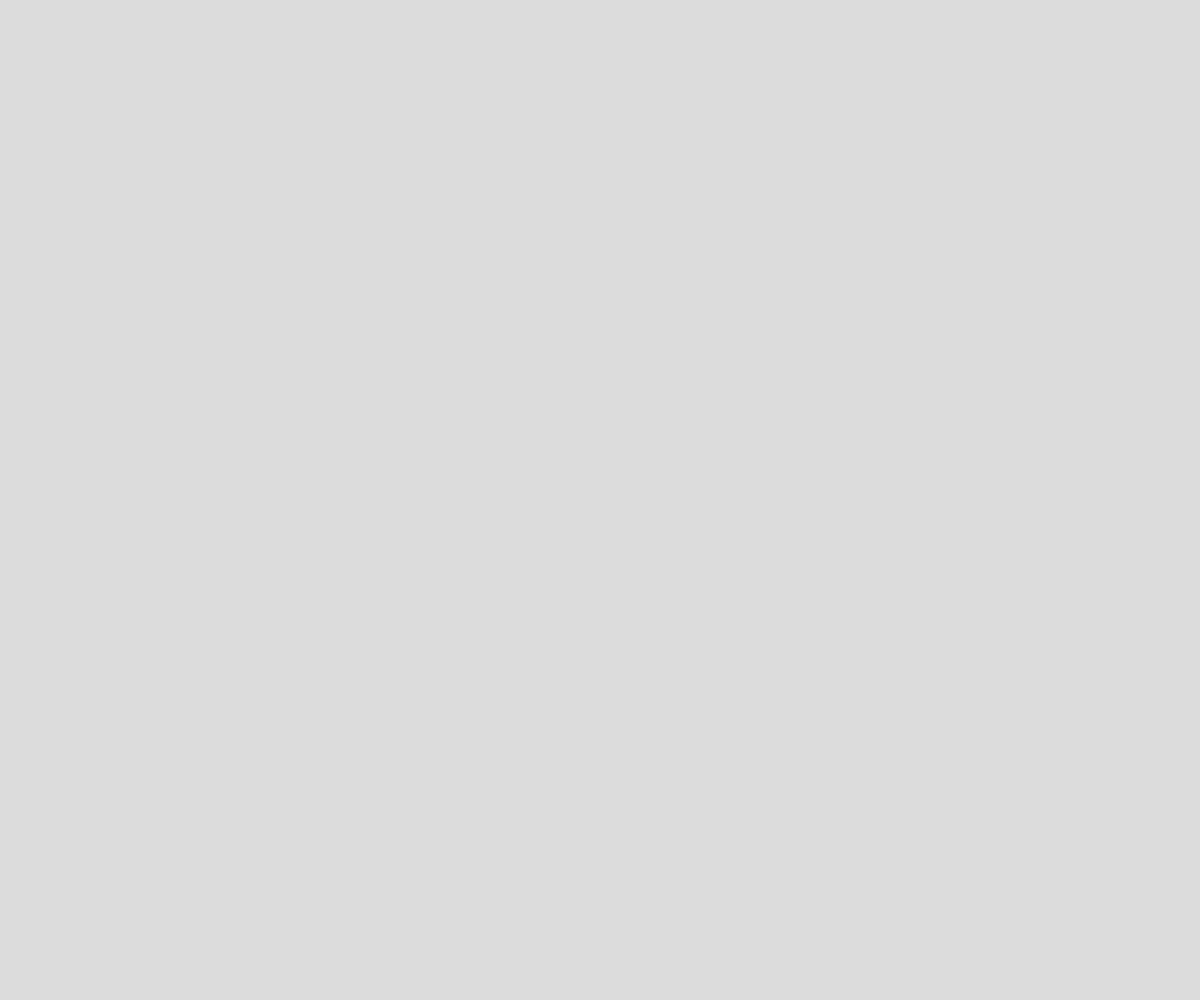
Frame 1 (no input)
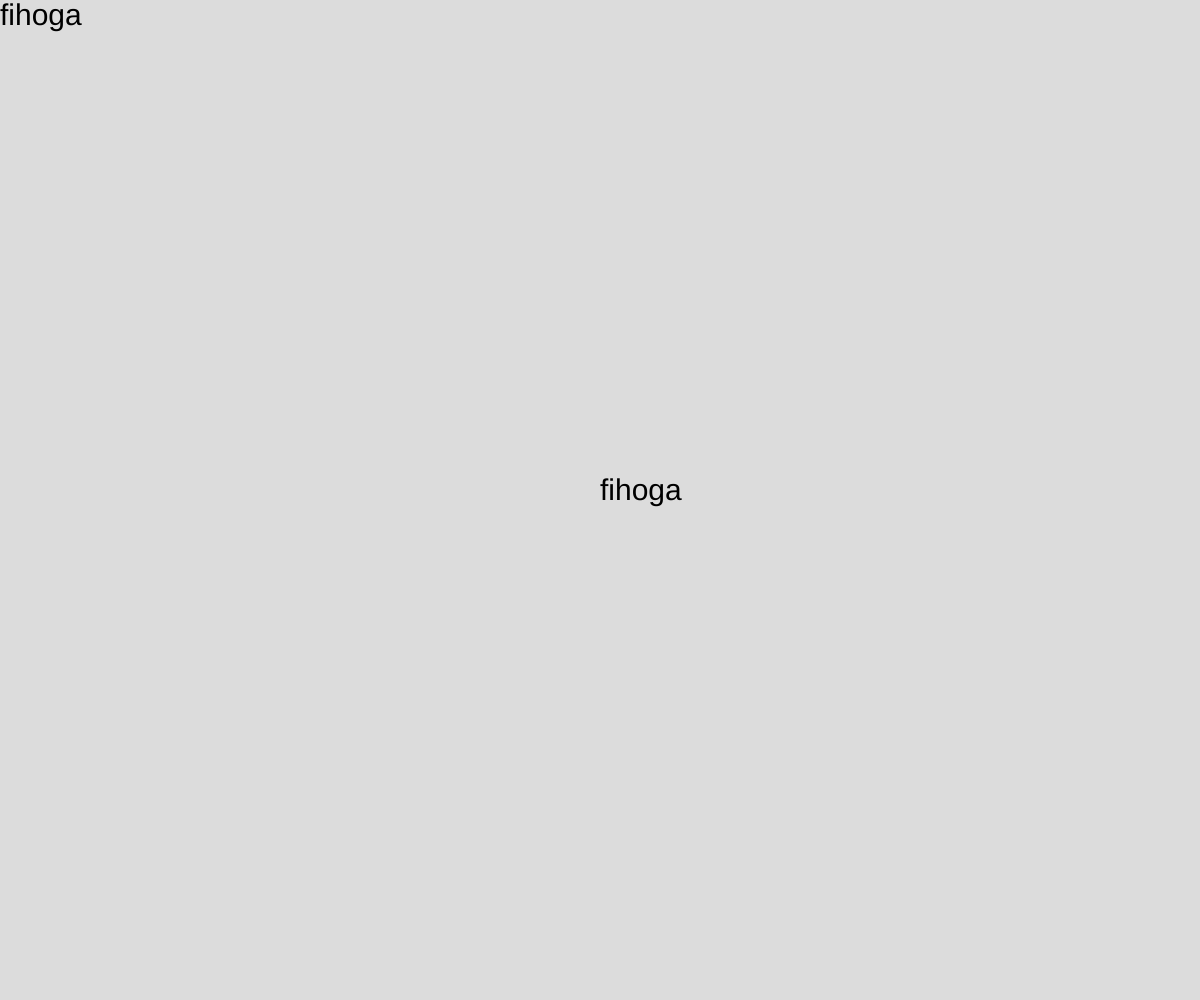
Frame 60 (no input)
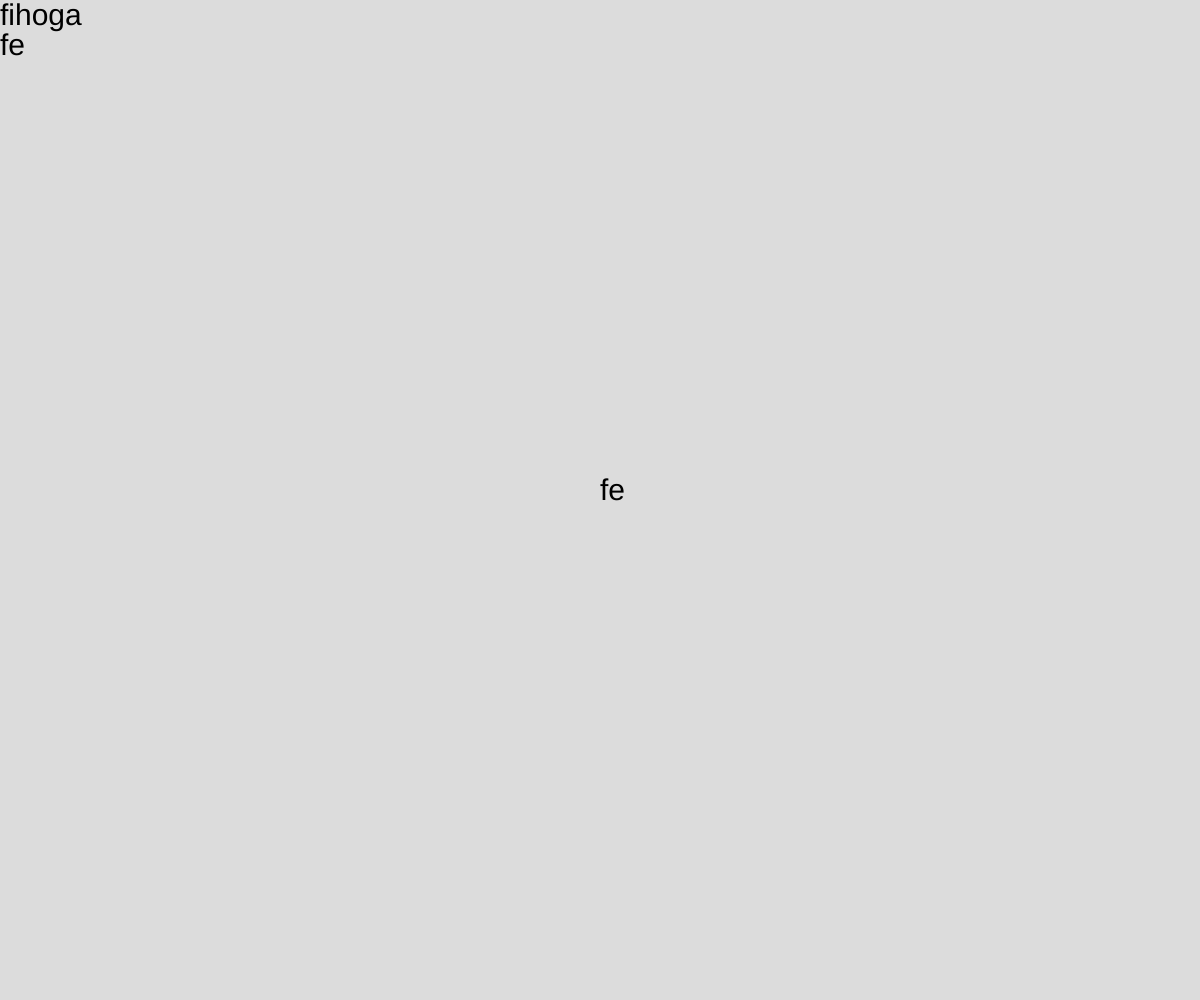
Frame 120 (the mouse pressed at the canvas centre since frame 60)

The p5.js sketch that drew these frames (run headless with seeded random() and noise() and a simulated clock; from frame 60 on, the mouse is pressed at the canvas centre):

// p5.js sketch
// ── sketch.js
var consonanti = ["b", "c", "d", "f", "g", "h", "l", "m", "n", "p", "q", "r", "s", "t", "v", "z"];
var vocali = ["a", "e", "i", "o", "u"];
var estrazione;
var parola = "";
var stock = [];


function setup() {
  createCanvas(windowWidth, windowHeight);

  textAlign(CENTER);
  textSize(30);
}

function draw() {
  background(220);

  //ogni 60 frame scrive una nuova parola
  if (frameCount % 60 == 0) {
    parola = "";
    var sillabe = int(random(1, 5));
    for (var i = 0; i < sillabe; i++) {
      quale = int(random(consonanti.length - 1)); //estraggo una consonante a caso e metto meno uno per farlo rimanere all'interno dellarray, visto che inizia a contare da zero
      parola += consonanti[quale];
      quale = int(random(vocali.length - 1));
      parola += vocali[quale];
    }
    stock.push(parola);

    //console.log(stock);
  }

  text(parola, width / 2, height / 2);
  

  var posy = 0;
  textAlign(LEFT);
  
    var x=0;
    for (y = 0; y < stock.length; y++) 
    {
      text(stock[y], x, posy + 25);
      posy += 30;
      if(posy>=windowHeight)
        {
        x+=150;
        posy=0;
        }
        
    }
  
}
